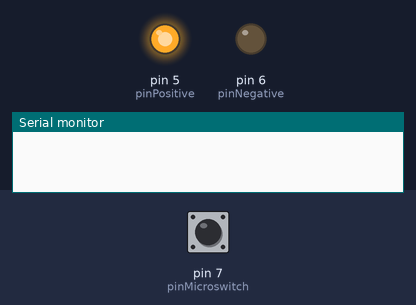
This sketch was run on a simulated Arduino Uno, built with avr-gcc and run on an emulated ATmega328P. On the bench: output pins drawn as LEDs (lit = HIGH), the last lines printed to the serial monitor. The inputs (shaded band) are chosen by the test bench; at power-on: pin 7 (pinMicroswitch) HIGH.

Above: at 5.8 s.
5.9 s: pin 7 (pinMicroswitch) pulsed LOW 5 times (0.12 s each, 0.3 s apart)
At 6.8 s:
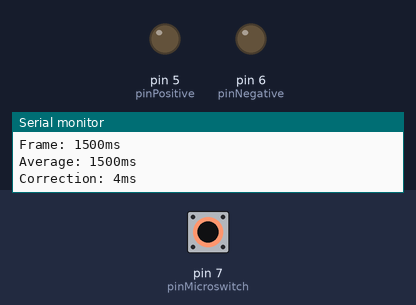
Timing chart, 0 to 13.0 s (numbered marks = the images above; inputs shaded):
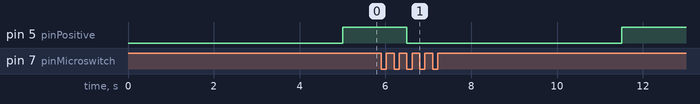

The sketch:

mcopy_arri_s_DC_firmware.ino
```cpp
volatile boolean DEBUG = true;

class ArriSMotor {
  public:
	int speed = 255;
	int average = -1;
    boolean direction = true;
    boolean running = false;
    boolean primed = false;

    void Begin () {
		pinMode(pinPositive, OUTPUT);
		pinMode(pinNegative, OUTPUT);
		pinMode(pinMicroswitch, INPUT_PULLUP);
	}

    void Start (boolean dir) {
    	startTime = millis();
    	rotationTime = startTime;
    	direction = dir;
    	rotations = 0;
    	Run(direction, speed);

		running = true;
		primed = false;
    };

    void Run (boolean dir, int speed) {
    	if (dir) {
    		analogWrite(pinPositive, 0);
    		analogWrite(pinNegative, speed);
    	} else {
    		analogWrite(pinPositive, speed);
    		analogWrite(pinNegative, 0);
		}
    }

    void CheckMicroswitch () {
		int value = digitalRead(pinMicroswitch);
		if (value == 1) {
			if (running && !primed && millis() - rotationTime > primeTime) {
				primed = true;
			}
		}

		if (value == 0) {
			if (running && primed && millis() - rotationTime > minTime) {
				if (rotations < rotationsPer - 1) {
					rotations++;
					primed = false;
					rotationTime = millis();
				} else {
					Stop();
				}
			}
		}
	};

  private:
    const int pinPositive = 5;
    const int pinNegative = 6;
    const int pinMicroswitch = 7;

    const int rotationsPer = 3;
    volatile int rotations = 0;

    volatile long startTime = 0;
    volatile long rotationTime = 0;
    const int primeTime = 100;
    const int minTime = 200;

    void Stop () {
    	int val = 1;
    	digitalWrite(pinPositive, LOW);
    	digitalWrite(pinNegative, LOW);
    	EvaluateTiming();
    	Run(!direction, 40);
    	long c = millis();
    	while (val == 1) {
    		delay(4);
    		val = digitalRead(pinMicroswitch);
    	}
    	Serial.print("Correction: ");
    	Serial.print(millis() - c);
    	Serial.println("ms");
    	digitalWrite(pinPositive, LOW);
    	digitalWrite(pinNegative, LOW);
    	running = false;
    	primed = false;

    }

    void EvaluateTiming () {
    	long ms = millis() - startTime;

    	if (ms < 0) {
    		return;
    	}

    	if (average == -1) {
    		average = ms;
    	} else {
    		average = round(( ms + average ) / 2);
    	}

    	if (DEBUG) {
			Serial.print("Frame: ");
			Serial.print(ms);
			Serial.println("ms");

			Serial.print("Average: ");
			Serial.print(average);
			Serial.println("ms");
		}
    }
};

ArriSMotor motor;

void setup() {
	Serial.begin(57600);
	motor.Begin();
}

boolean d = false;
int count = 0;
void loop() {
	if (!motor.running) {
		delay(5000);
		motor.Start(d);
		count++;
		if (count > 9) {
			d = !d;
			count = 0;
		}
	}
	motor.CheckMicroswitch();
	if (!motor.primed) {
		delay(1);
	}
}
```

Measured:
- after the input at 5.9 s, pin 5 (pinPositive): HIGH → LOW after 0.60 s, → HIGH 5.0 s later
